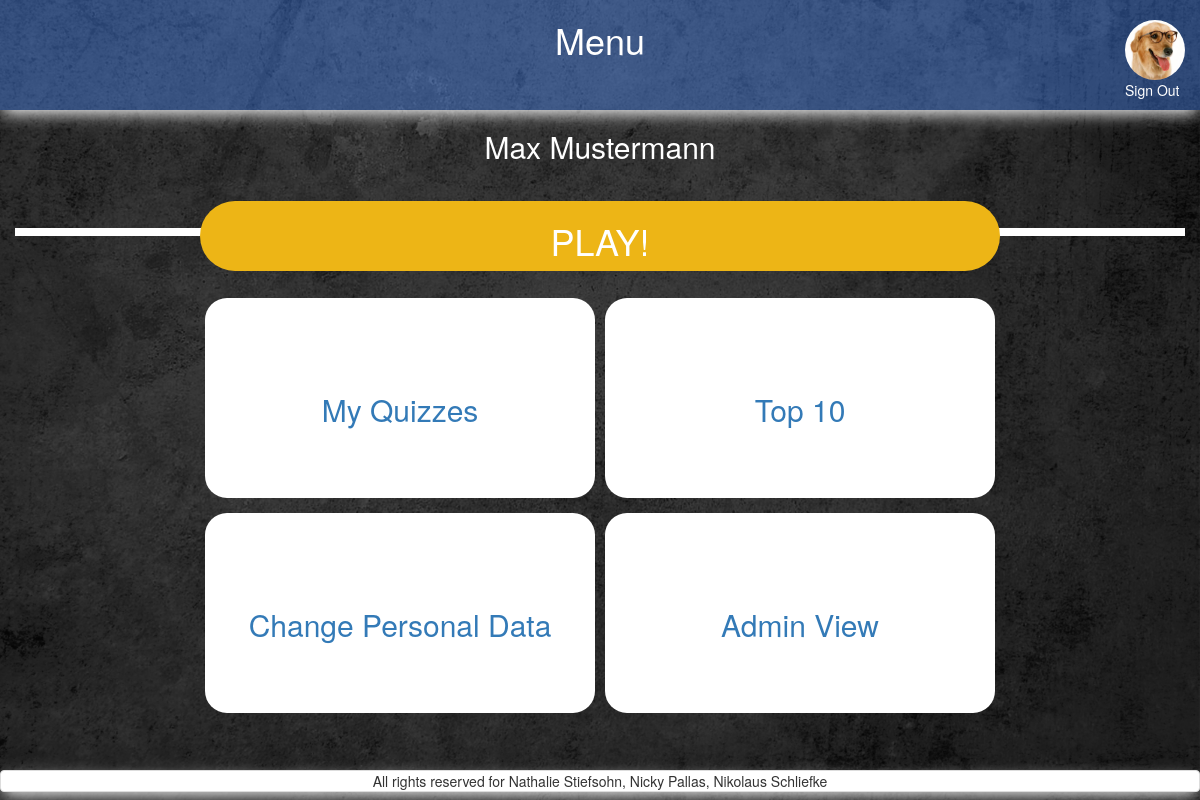
The page /home_user.php (signed in) on the database its author committed.
### tables this page shows
CREATE TABLE `users` (
  `id` int(11) NOT NULL,
  `FK_avatars` int(11) NOT NULL,
  `FK_classes` int(11) NOT NULL DEFAULT '1',
  `nickname` varchar(255) NOT NULL,
  `email` varchar(255) NOT NULL,
  `password` varchar(255) NOT NULL,
  `first_name` varchar(255) NOT NULL,
  `family_name` varchar(255) NOT NULL,
  `date_of_birth` date NOT NULL DEFAULT '1993-07-30'
);

CREATE TABLE `avatars` (
  `id` int(11) NOT NULL,
  `location` varchar(255) NOT NULL
);

### includes/start_session_user.php (called while the page is built, shortened)
<?php
 require_once 'dbconnect.php';
 $res=mysqli_query($con, "SELECT first_name, family_name, date_of_birth, nickname, users.id AS user_id, avatars.location AS avatar, avatars.id AS avatar_id, email, fk_classes FROM users
 	JOIN avatars ON users.FK_avatars=avatars.id
 	WHERE users.id=".$_SESSION['user']);
	 $userRow=mysqli_fetch_array($res);
	 $user_avatar = $userRow['avatar'];
	 $user_first_name = $userRow['first_name'];
	 $user_family_name = $userRow['family_name'];
?>

### home_user.php (the view, shortened to what this page needs)
<?php
require_once('includes/start_session_user.php');
?>
<!DOCTYPE html>
<html>
<head>
	<?php
require_once('includes/head_tag.php');
	?>
</head>
<body>
<div id="wrap">
  <div id="main" class="container-fluid clear-top">
	<header class="row shadow" id="header">
			<div class="col-xs-6 col-xs-offset-3 white text-center">
				<h1 class="heading_font">Menu</h1>
			</div>
		<?php
		echo'
			<div class="col-xs-3">
				<a href="logout.php?logout" class="pull-right">
					<img class="img-circle show_avatar border" src="'.$user_avatar.'" alt="avatar" id="avatar_img"><br>
					Sign Out
				</a>
			</div>';
	   	?>
	</header>
	<div class="row">
		<main class="col-xs-12">
			<section class="row">
				<div class="col-xs-12 white text-center">
					<h2><?php echo $user_first_name." ".$user_family_name; ?></h2>
				</div>
				<div class="col-xs-12" id="play_line">
				</div>
				<a href="quiz_categories.php" id="play">
					<div class="col-xs-8 col-xs-offset-2 text-center margin-top left_round_side" id="play_button">
						<h1 >PLAY!</h1>
					</div>
				</a>
				<div class="col-xs-12  col-sm-8 col-sm-offset-2">
					<div class="row">
						<a href="my_quizzes.php">
							<div class="col-xs-6">
								<div class="wrapper text-center">
									<h2>My Quizzes</h2>
								</div>
							</div>
						</a>
						<a href="top_10.php">
							<div class="col-xs-6">
								<div class="wrapper text-center">
									<h2>Top 10</h2>
								</div>
							</div>
						</a>
						<a href="change_personal_data.php">
							<div class="col-xs-6">
								<div class="wrapper text-center">
									<h2>Change Personal Data</h2>
								</div>
							</div>
						</a>
						<?php
						if( isset($_SESSION['admin']) ) {
							echo'
							<a href="home_admin.php">
								<div class="col-xs-6">
									<div class="wrapper text-center">
										<h2>Admin View</h2>
									</div>
								</div>
							</a>
							';
						}
						?>
					</div>
				</div>
			</section>
		</main>
	</div>
  </div>
</div>
	<?php
require_once('includes/footer.php');
	?>
</body>
</html>

### css/style.css (style rules this page uses)
header h1 { position: relative; }
#avatar_img { margin-top:20px; height: 60px; }
#header { background-color: rgba(77,141,255,0.4); height: 110px; }
#header a:link { color: white; }
body { content: ""; background: url("../pictures/grey_background.jpg"); background-size: 100% 100%; background-repeat: repeat; top: 0; left: 0; bottom: 0; right: 0; position: absolute; z-index: -1; }
.shadow { -webkit-box-shadow: 0px 6px 16px -3px rgba(255,255,255,1); -moz-box-shadow: 0px 6px 16px -3px rgba(255,255,255,1); box-shadow: 0px 6px 16px -3px rgba(255,255,255,1); }
#play_button { background-color: #EDB516; color: white; }
.margin-top { margin-top: 2%; }
.left_round_side { background-color: white; border-radius: 200px 200px 200px 200px; -moz-border-radius: 200px 200px 200px 200px; -webkit-border-radius: 200px 200px 200px 200px; }
#play_line { margin-top:35px; }
#play_button { margin-top: -55px; margin-bottom: 20px; }
.wrapper { background-color: white; margin-top:2%; margin-bottom:2%; margin-left:-10px; margin-right:-10px; border-radius: 22px 22px 22px 22px; -moz-border-radius: 22px 22px 22px 22px; -webkit-border-radius: 22px 22px 22px 22px; height: 200px; height: 200px; line-height: 200px; text-align: center; }
.wrapper h2, .wrapper2 h3 { display: inline-block; vertical-align: middle; line-height: normal; }
.white { color: white; }

### includes/head_tag.php (style rules this page uses)
html, body { height: 100%; }
#wrap { min-height: 100%; }
#main { overflow:auto; padding-bottom:50px; }
.wrapper { padding:4px; }

### rows shown on the page
users: FK_avatars.location (picture), first_name "Max", family_name "Mustermann"
